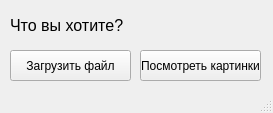
<?xml version="1.0" encoding="UTF-8"?>
<ui version="4.0">
 <class>MainWindow</class>
 <widget class="QMainWindow" name="MainWindow">
  <property name="geometry">
   <rect>
    <x>0</x>
    <y>0</y>
    <width>273</width>
    <height>113</height>
   </rect>
  </property>
  <property name="windowTitle">
   <string>Ascii_Image_Coverter</string>
  </property>
  <widget class="QWidget" name="centralwidget">
   <widget class="QLabel" name="info_wtdLabel">
    <property name="geometry">
     <rect>
      <x>10</x>
      <y>10</y>
      <width>141</width>
      <height>31</height>
     </rect>
    </property>
    <property name="font">
     <font>
      <pointsize>12</pointsize>
     </font>
    </property>
    <property name="text">
     <string>Что вы хотите?</string>
    </property>
   </widget>
   <widget class="QPushButton" name="btn_loadImage">
    <property name="geometry">
     <rect>
      <x>10</x>
      <y>50</y>
      <width>121</width>
      <height>31</height>
     </rect>
    </property>
    <property name="text">
     <string>Загрузить файл</string>
    </property>
   </widget>
   <widget class="QPushButton" name="btn_watchImages">
    <property name="geometry">
     <rect>
      <x>140</x>
      <y>50</y>
      <width>121</width>
      <height>31</height>
     </rect>
    </property>
    <property name="text">
     <string>Посмотреть картинки</string>
    </property>
   </widget>
  </widget>
  <widget class="QStatusBar" name="statusbar"/>
 </widget>
 <resources/>
 <connections/>
</ui>
